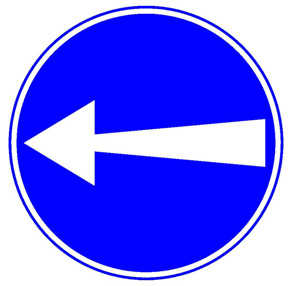
#> input picture left.jpg, 291 x 286 px
$ python main.py
#> lines starting #> are read from the running program, lines starting #| are printed output that depends on the picture; after the words box and inside, x2 and y2 are one past the last pixel; in counts of white or black regions, pixels touching at a corner belong together
import numpy
import cv2
import random

' left sign '
arr = cv2.imread("left.jpg")
#> arr is the input picture: shape (286, 291, 3); mean B, G, R 251.3, 113.4, 113.2

' right sign '
#arr = cv2.imread("right.jpg")

orig = arr.copy()
cornerRight, cornerLeft = 0, 0

' filters on frame '
arr = cv2.inRange(arr, (200, 200, 200), (255, 255, 255))
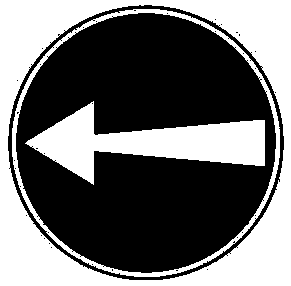
#> arr: shape (286, 291); 42.7% white; 3 white regions, box (x1, y1, x2, y2) and area: (0, 0, 291, 286) 23626, (25, 101, 265, 185) 8322, (12, 9, 280, 277) 3569
arr = cv2.blur(arr, (2, 2))
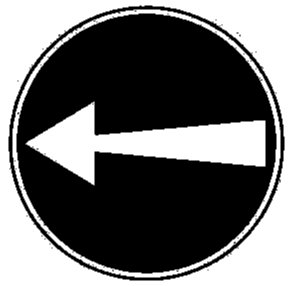
#> arr: shape (286, 291); min 0, max 255, mean 108.8
arr = cv2.Canny(arr, 0, 100)
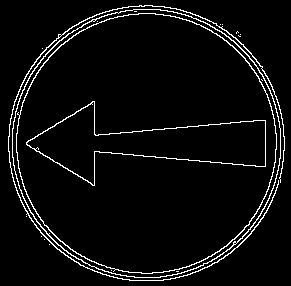
#> arr: shape (286, 291); 4.7% white in thin lines or dots

' finds sign circle '
circles = cv2.HoughCircles(arr, cv2.HOUGH_GRADIENT, 1, 50, param1=50, param2=30, minRadius=100, maxRadius=0)
#> circles = [[145.5, 145.5, 130.7]]

' write circle on frame '
for circle in circles[0]:
    cv2.circle(orig, tuple(circle[:2]), circle[2], (0, 0, 255), 2)
#> this loop made 1 pass
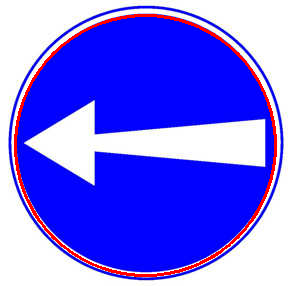
#> orig: shape (286, 291, 3); 2.93% of pixels changed, all inside (x1, y1, x2, y2) = (14, 14, 277, 277)

' gets corners '
corners = cv2.goodFeaturesToTrack(arr, 8, 0.01, 10)
#> corners = [[28, 143], [236, 241], [263, 164], [96, 153], [263, 122], [96, 133], [93, 184], [94, 101]]

' find right and left corner quantity '
for corner in corners:
    cv2.circle(orig, tuple(corner[0]), 3, (0, 255, 0), -1)
    if corner[0][0] > (numpy.shape(arr)[1])/2:
        cornerRight += 1
    else:
        cornerLeft += 1
#> this loop made 8 passes
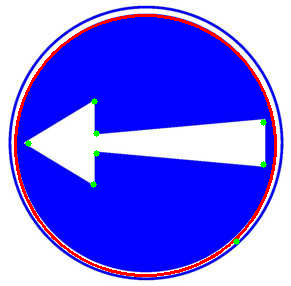
#> orig: shape (286, 291, 3); 0.28% of pixels changed, all inside (x1, y1, x2, y2) = (25, 98, 267, 245)
#> after the loop, cornerLeft = 5; cornerRight = 3

' writes the sign diraction '
if cornerLeft < cornerRight:
    cv2.putText(orig, "Sign is right", (25, 25), 3, 1, [0, 200, 255], 2)
else:
    cv2.putText(orig, "Sign is Left", (25, 25), 3, 1, [0, 200, 255], 2)
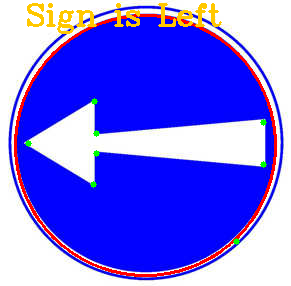
#> orig: shape (286, 291, 3); 1.93% of pixels changed, all inside (x1, y1, x2, y2) = (27, 3, 222, 34)

' shows processed signs '
cv2.namedWindow("signLeft", cv2.WINDOW_AUTOSIZE)
cv2.imshow("signLeft", orig)
cv2.namedWindow("signLeftProcessed", cv2.WINDOW_AUTOSIZE)
cv2.imshow("signLeftProcessed", arr)

' destroy windows on key press '
if cv2.waitKey(0) == ord("q"):
#> (key q is pressed here)
    cv2.destroyAllWindows()

$ run again, with right.jpg copied over left.jpg
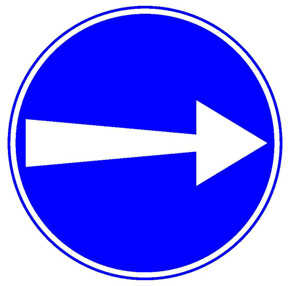
#> input picture right.jpg, 291 x 286 px
#> arr is the input picture: shape (286, 291, 3); mean B, G, R 251, 113.4, 113.2
#> `arr = cv2.Canny(arr, 0, 100)`:
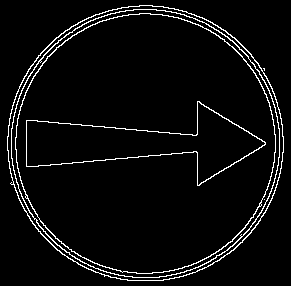
#> arr: shape (286, 291); 4.7% white in thin lines or dots
#> circles = [[143.5, 140.5, 136.2]]
#> the loop `for circle in circles[0]:` made 1 pass
#> corners = [[264, 143], [28, 164], [28, 122], [195, 153], [104, 276], [198, 184], [198, 102], [263, 68]]
#> the loop `for corner in corners:` made 8 passes
#> after the loop `for corner in corners:`: cornerLeft = 3; cornerRight = 5
#> `cv2.putText(orig, "Sign is right", (25, 25), 3, 1, [0, 200, 255], 2)`:
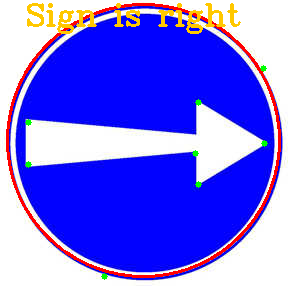
#> orig: shape (286, 291, 3); mean B, G, R 237.9, 109.1, 117.1
